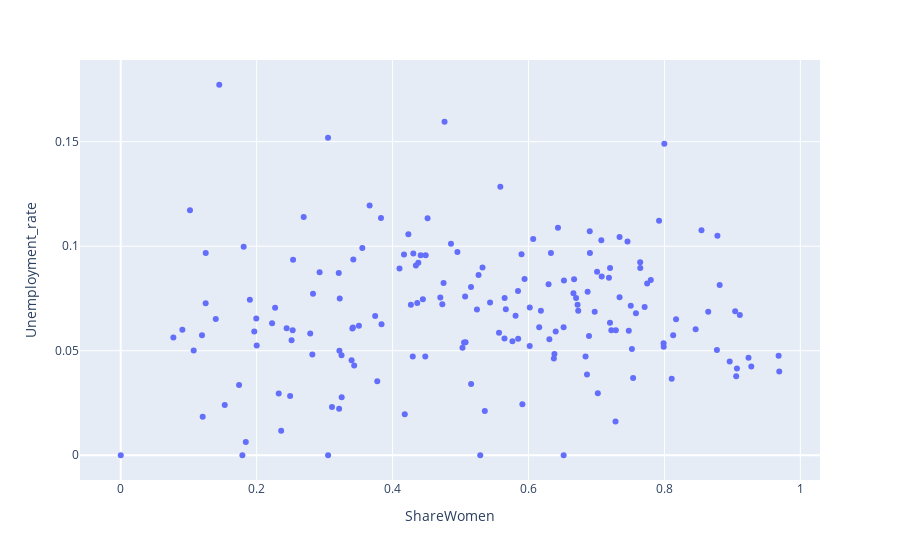

Notebook cell for this chart:
### Code cell
px.scatter(recent_grads, x='ShareWomen', y='Unemployment_rate')

### Figure 1 — Plotly figure (JSON) as saved in the notebook; plotly's stock layout.template omitted (floating-point values rounded to 4 significant figures; data arrays with more than 128 entries replaced by an {"elided": "..."} marker saying what was removed)
{"data": [{"hoverlabel": {"namelength": 0}, "hovertemplate": "ShareWomen=%{x}<br>Unemployment_rate=%{y}", "legendgroup": "", "marker": {"color": "#636efa", "symbol": "circle"}, "mode": "markers", "name": "", "showlegend": false, "type": "scatter", "x": {"elided": "172 float values"}, "xaxis": "x", "y": {"elided": "172 float values"}, "yaxis": "y"}], "layout": {"legend": {"tracegroupgap": 0}, "margin": {"t": 60}, "xaxis": {"anchor": "y", "domain": [0, 1], "title": {"text": "ShareWomen"}}, "yaxis": {"anchor": "x", "domain": [0, 1], "title": {"text": "Unemployment_rate"}}}}
